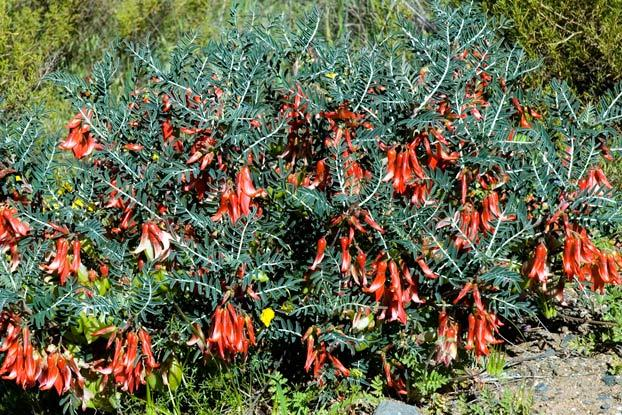
#> input picture ml_server/dataset/Lessertia frutescens/Lessertia frutescens1.jpg, 622 x 415 px
$ python -i plant_health_classifier.py   (imports and definitions only)   (older library calls are emulated)
#> lines starting #> are read from the running program, lines starting #| are printed output that depends on the picture
# ml_server/plant_health_classifier.py
#
# F2 — Leaf Health Classifier (BINARY): Healthy / Stressed
#      Visual cues (discolouration, browning, wilting, lesions, stem
#      irregularity) are supporting EVIDENCE for a Stressed call — they are
#      surfaced by main.py only when health_status == Stressed, and are not
#      a separate ML function or output class.
#
# F3 — Trend & Monitoring: takes the F2 health_score for the current
#      submission plus prior scores for the same species, fits a simple
#      linear regression (slope), and classifies the trend as
#      Improving / Stable / Declining.
#
# These two functions live in the same module because F3 consumes F2's
# output directly, but they are two distinct pipeline stages:
#   F2 = single-image classification
#   F3 = longitudinal trend across a species' submission history

import cv2
import numpy as np
from sklearn.ensemble import RandomForestClassifier

# ── F2 classes ────────────────────────────────────────────────────────────
HEALTHY = "Healthy"
STRESSED = "Stressed"

# ── F3 classes ────────────────────────────────────────────────────────────
IMPROVING = "Improving"
STABLE = "Stable"
DECLINING = "Declining"

# Environmental conditions known (from literature — Vukeya et al., 2024;
# general plant-stress physiology) to elevate stress likelihood for
# Lessertia frutescens.
ENV_MULTIPLIERS = {
    "Hot": 1.15,
    "Dry": 1.20,
    "Frost": 1.20,
    "Cold": 1.05,
    "Wet / After rain": 0.95,
    "Windy": 1.05,
    "Normal": 1.0,
}


class PlantHealthClassifier:
    """F2 (binary leaf health) + F3 (trend) — see module docstring."""

    def __init__(self):
        self.model: RandomForestClassifier | None = None
        self._is_trained = False

    # ── Feature extraction (shared by training + inference) ────────────
    def _extract_features(self, img: np.ndarray) -> np.ndarray:
        img = cv2.resize(img, (224, 224))
        hsv = cv2.cvtColor(img, cv2.COLOR_BGR2HSV)
        gray = cv2.cvtColor(img, cv2.COLOR_BGR2GRAY)
        total_px = img.shape[0] * img.shape[1]

        green_r  = np.sum(cv2.inRange(hsv, (35, 40, 40), (85, 255, 255)) > 0) / total_px
        yellow_r = np.sum(cv2.inRange(hsv, (20, 40, 40), (35, 255, 255)) > 0) / total_px
        brown_r  = np.sum(cv2.inRange(hsv, (10, 30, 30), (20, 200, 150)) > 0) / total_px
        dark_r   = np.sum(gray < 40) / total_px

        edges = cv2.Canny(gray, 50, 150)
        edge_density = np.sum(edges > 0) / total_px
        blur_score = cv2.Laplacian(gray, cv2.CV_64F).var()

        h_mean, h_std = float(np.mean(hsv[:, :, 0])), float(np.std(hsv[:, :, 0]))
        s_mean, s_std = float(np.mean(hsv[:, :, 1])), float(np.std(hsv[:, :, 1]))
        v_mean, v_std = float(np.mean(hsv[:, :, 2])), float(np.std(hsv[:, :, 2]))

        return np.array([
            green_r, yellow_r, brown_r, dark_r,
            edge_density, min(blur_score / 1000.0, 1.0),
            h_mean / 180.0, h_std / 180.0,
            s_mean / 255.0, s_std / 255.0,
            v_mean / 255.0, v_std / 255.0,
        ], dtype=np.float32)

    # ── Training (synthetic, calibrated to the binary boundary) ─────────
    def train(self, n_samples: int = 600, random_state: int = 42) -> None:
        rng = np.random.default_rng(random_state)
        X, y = [], []
        for _ in range(n_samples):
            is_stressed = rng.random() > 0.5
            base = rng.uniform(0.45, 1.0) if is_stressed else rng.uniform(0.0, 0.40)
            synthetic = np.array([
                max(0.0, 1 - base + rng.normal(0, 0.05)),  # green_r
                base * rng.uniform(0.3, 0.7),                 # yellow_r
                base * rng.uniform(0.2, 0.6),                 # brown_r
                base * rng.uniform(0.1, 0.4),                 # dark_r
                rng.uniform(0.02, 0.15),                      # edge_density
                rng.uniform(0.0, 0.3),                        # blur/1000
                rng.uniform(0.15, 0.35),                      # h_mean
                rng.uniform(0.05, 0.25),                      # h_std
                rng.uniform(0.2, 0.7),                        # s_mean
                rng.uniform(0.05, 0.25),                      # s_std
                rng.uniform(0.3, 0.8),                        # v_mean
                rng.uniform(0.05, 0.25),                      # v_std
            ], dtype=np.float32)
            X.append(synthetic)
            y.append(1 if is_stressed else 0)

        self.model = RandomForestClassifier(
            n_estimators=200, max_depth=8, min_samples_split=4,
            class_weight="balanced", random_state=random_state, n_jobs=-1,
        )
        self.model.fit(np.array(X), np.array(y))
        self._is_trained = True

    # ── F2: Leaf Health (BINARY) ─────────────────────────────────────────
    def classify_leaf_health(
        self,
        img: np.ndarray,
        reported_severity: int = 1,
        environmental_condition: str = "Normal",
    ) -> dict:
        """
        Returns a binary Healthy/Stressed call.
        health_score is a continuous 0.0 (healthy) .. 1.0 (stressed) value
        used both for the classification threshold and as the raw input to
        F3's trend calculation.
        """
        if not self._is_trained:
            self.train()

        feats = self._extract_features(img).reshape(1, -1)
        proba = self.model.predict_proba(feats)[0]
        stressed_proba = float(proba[1]) if len(proba) > 1 else float(proba[0])

        env_mult = ENV_MULTIPLIERS.get(environmental_condition, 1.0)
        sev_int = max(1, min(5, int(reported_severity)))
        reported_component = (sev_int - 1) / 4.0

        # 60% RF probability, 40% observer-reported severity, scaled by
        # environmental multiplier (bounded to [0, 1]).
        blended = min(1.0, (stressed_proba * 0.6 + reported_component * 0.4) * env_mult)

        health_status = STRESSED if blended >= 0.45 else HEALTHY
        confidence = stressed_proba if health_status == STRESSED else (1 - stressed_proba)

        note = (
            f"Leaf health classified as {health_status.upper()} "
            f"({confidence:.0%} confidence, blended score {blended:.2f}/1.0)."
        )

        return {
            "health_status": health_status,
            "health_score": round(blended, 4),
            "confidence": round(confidence, 4),
            "prediction_note": note,
        }

    # ── F3: Trend & Monitoring ───────────────────────────────────────────
    def compute_trend(self, current_score: float, prior_scores_str: str = "") -> dict:
        """
        Linear-regression slope over [prior_scores..., current_score]
        (all in the same 0.0=healthy .. 1.0=stressed scale as F2's
        health_score) → Improving / Stable / Declining.
        Needs at least 3 data points to compute a slope; otherwise Stable.
        """
        prior_list: list[float] = []
        if prior_scores_str.strip():
            try:
                prior_list = [float(x) for x in prior_scores_str.split(",") if x.strip()]
            except ValueError:
                prior_list = []

        all_scores = prior_list + [current_score]
        prior_count = len(prior_list)

        if len(all_scores) >= 3:
            x = np.arange(len(all_scores))
            slope = float(np.polyfit(x, all_scores, 1)[0])
            if slope < -0.03:
                trend = IMPROVING
            elif slope > 0.03:
                trend = DECLINING
            else:
                trend = STABLE
        else:
            trend = STABLE

        return {
            "trend_direction": trend,
            "prior_report_count": prior_count,
        }

>>> import cv2
>>> picture = cv2.imread('dataset/Lessertia frutescens/Lessertia frutescens1.jpg')
#> picture is the input picture: shape (415, 622, 3); mean B, G, R 79.5, 105.8, 105.2
>>> result = PlantHealthClassifier().classify_leaf_health(picture)
#> in _extract_features, `img = cv2.resize(img, (224, 224))`:
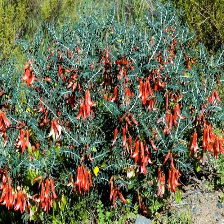
#> img: shape (224, 224, 3); mean of channels 0, 1, 2 79.4, 105.7, 105.1; drawn as B, G, R
#> in _extract_features, `hsv = cv2.cvtColor(img, cv2.COLOR_BGR2HSV)`: hsv: shape (224, 224, 3); mean H, S, V 45.2, 109.8, 120.2
#> in _extract_features, `gray = cv2.cvtColor(img, cv2.COLOR_BGR2GRAY)`:
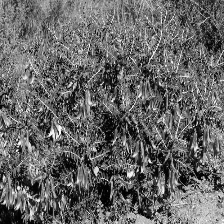
#> gray: shape (224, 224); min 0, max 253, mean 102.5
#> in _extract_features, `green_r  = np.sum(cv2.inRange(hsv, (35, 40, 40), (85, 255, 255)) > 0) ..`: green_r = 0.442
#> in _extract_features, `yellow_r = np.sum(cv2.inRange(hsv, (20, 40, 40), (35, 255, 255)) > 0) ..`: yellow_r = 0.141
#> in _extract_features, `brown_r  = np.sum(cv2.inRange(hsv, (10, 30, 30), (20, 200, 150)) > 0) ..`: brown_r = 0.0421
#> in _extract_features, `dark_r   = np.sum(gray < 40) / total_px`: dark_r = 0.161
#> in _extract_features, `edges = cv2.Canny(gray, 50, 150)`:
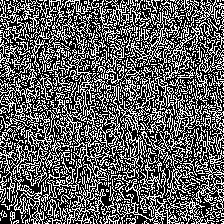
#> edges: shape (224, 224); 37.5% white in thin lines or dots
#> in _extract_features, `edge_density = np.sum(edges > 0) / total_px`: edge_density = 0.375
#> in _extract_features, `blur_score = cv2.Laplacian(gray, cv2.CV_64F).var()`: blur_score = 20737.4
#> in _extract_features, `h_mean, h_std = float(np.mean(hsv[:, :, 0])), float(np.std(hsv[:, :, 0..`: h_mean = 45.16; h_std = 30.56
#> in _extract_features, `s_mean, s_std = float(np.mean(hsv[:, :, 1])), float(np.std(hsv[:, :, 1..`: s_mean = 109.8; s_std = 62.84
#> in _extract_features, `v_mean, v_std = float(np.mean(hsv[:, :, 2])), float(np.std(hsv[:, :, 2..`: v_mean = 120.2; v_std = 60.88
#> in classify_leaf_health, `proba = self.model.predict_proba(feats)[0]`: proba = [0.467, 0.533]
#> in classify_leaf_health, `stressed_proba = float(proba[1]) if len(proba) > 1 else float(proba[0])`: stressed_proba = 0.533
#> in classify_leaf_health, `blended = min(1.0, (stressed_proba * 0.6 + reported_component * 0.4) *..`: blended = 0.32
#> in classify_leaf_health, `health_status = STRESSED if blended >= 0.45 else HEALTHY`: health_status = 'Healthy'
#> in classify_leaf_health, `confidence = stressed_proba if health_status == STRESSED else (1 - str..`: confidence = 0.467
#> result = 4 items

$ run again, on ml_server/dataset/Lessertia frutescens/Lessertia frutescens6.jpg
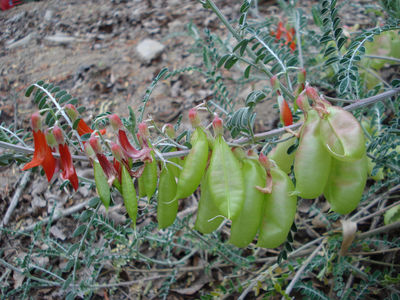
#> input picture ml_server/dataset/Lessertia frutescens/Lessertia frutescens6.jpg, 400 x 300 px
#> picture is the input picture: shape (300, 400, 3); mean B, G, R 103, 117.3, 109.1
#> hsv: shape (224, 224, 3); mean H, S, V 70.5, 58.9, 123.3
#> in _extract_features, `gray = cv2.cvtColor(img, cv2.COLOR_BGR2GRAY)`:
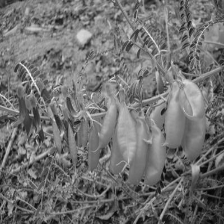
#> gray: shape (224, 224); min 4, max 248, mean 113.1
#> green_r = 0.316
#> yellow_r = 0.0281
#> brown_r = 0.0238
#> dark_r = 0.0355
#> in _extract_features, `edges = cv2.Canny(gray, 50, 150)`:
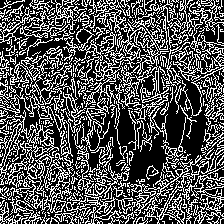
#> edges: shape (224, 224); 33% white in thin lines or dots
#> edge_density = 0.33
#> blur_score = 2373.9
#> h_mean = 70.47; h_std = 45.55
#> s_mean = 58.86; s_std = 50.06
#> v_mean = 123.3; v_std = 38.31
#> proba = [0.54, 0.46]
#> stressed_proba = 0.46
#> blended = 0.276
#> health_status = 'Healthy'
#> confidence = 0.54
#> result = 4 items

$ run again, on ml_server/dataset/Lessertia frutescens/flickr_3018983904.jpg
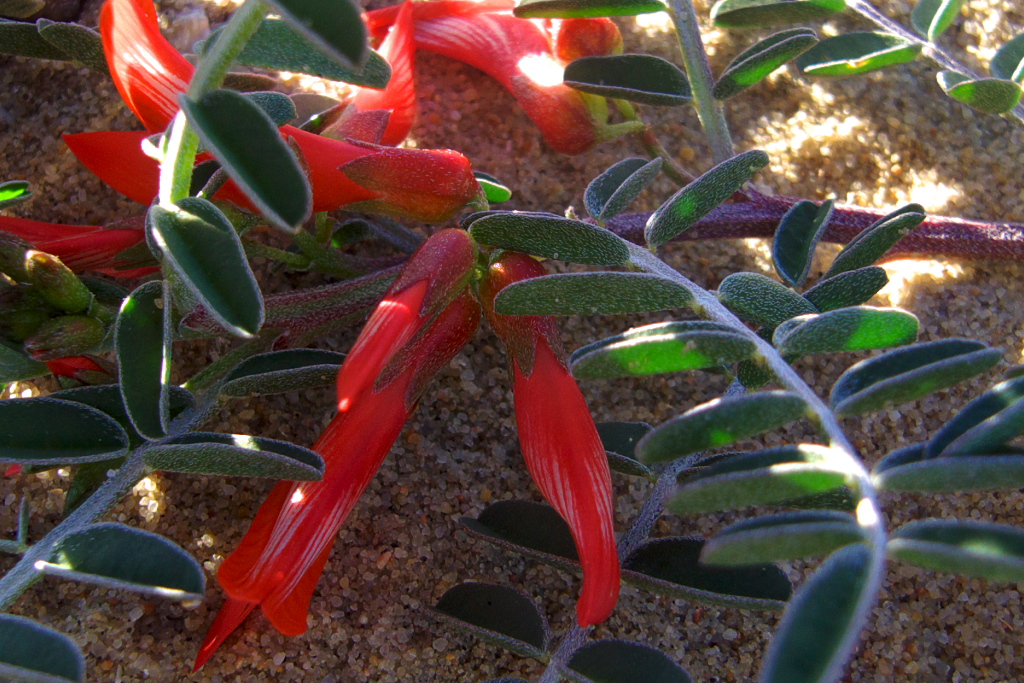
#> input picture ml_server/dataset/Lessertia frutescens/flickr_3018983904.jpg, 1024 x 683 px
#> picture is the input picture: shape (683, 1024, 3); mean B, G, R 60.4, 67.8, 89.7
#> hsv: shape (224, 224, 3); mean H, S, V 61.8, 108.6, 97.3
#> in _extract_features, `gray = cv2.cvtColor(img, cv2.COLOR_BGR2GRAY)`:
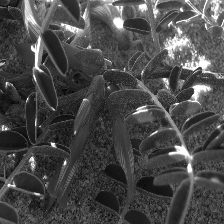
#> gray: shape (224, 224); min 2, max 255, mean 73.4
#> green_r = 0.146
#> yellow_r = 0.0482
#> brown_r = 0.135
#> dark_r = 0.17
#> in _extract_features, `edges = cv2.Canny(gray, 50, 150)`:
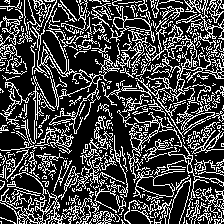
#> edges: shape (224, 224); 26.9% white in thin lines or dots
#> edge_density = 0.269
#> blur_score = 2897.7
#> h_mean = 61.78; h_std = 60.73
#> s_mean = 108.6; s_std = 60.35
#> v_mean = 97.32; v_std = 55.16
#> proba = [0.321, 0.679]
#> stressed_proba = 0.679
#> blended = 0.408
#> health_status = 'Healthy'
#> confidence = 0.321
#> result = 4 items
